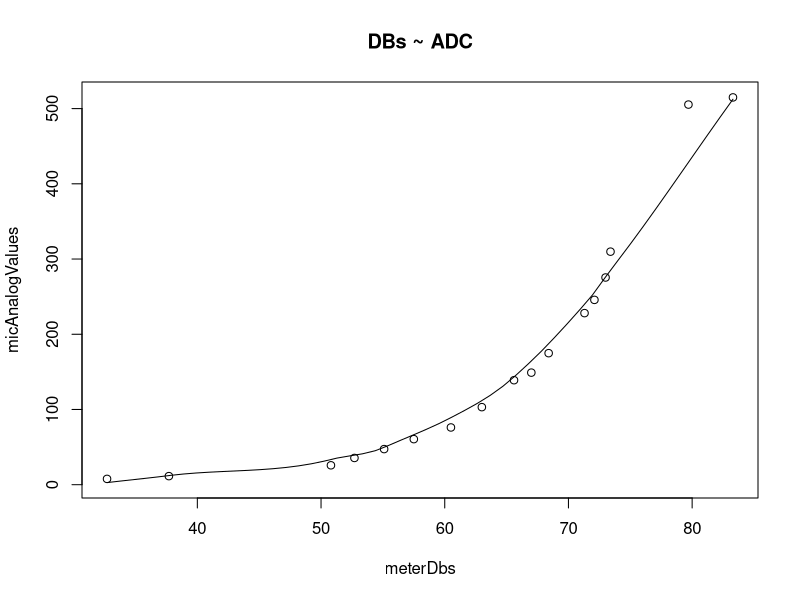
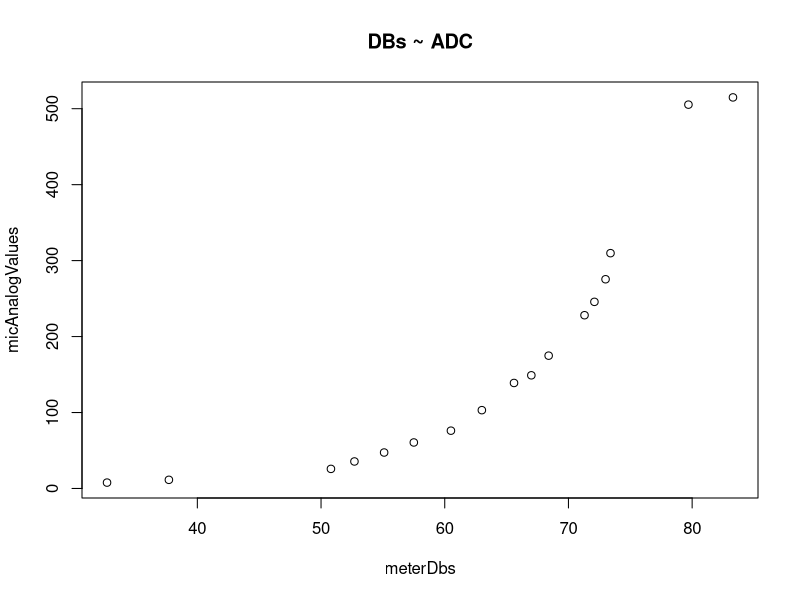

Here is the R script that generated these plots, in order: (Note: this script raises an error after producing the figures.)
rm(list = ls())

## La ganancia del módulo mic-max9814 se conecta a vcc para tener la mínina, con otras ganancias se saturaba a partir de 78dbs

## https://www.szynalski.com/tone-generator/
## 1 -> sonido ambiente
## 2 -> 1%
## 3 -> 5%
## 4 -> 7%
## 5 -> 10%
## 6 -> 13%
## 7 -> 18%
## 8 -> 25%
## 9 -> 35%
## 10 -> 50%
## 11 -> 60%
## 12 -> 70%
## 13 -> 80%
## 14 -> 90%

mean(c(512, 515, 516, 516, 515, 511, 515, 517, 518, 515, 513, 515, 515, 517, 513, 515, 508, 513, 516, 513, 515, 517, 511, 519, 517, 513, 517, 519, 517, 516, 521, 513, 515, 507))

micAnalogValues <- c(7.758621, 11.40909, 25.80556, 35.56757, 47.35897, 60.57895, 76.10526, 103.1081, 138.9167, 149, 174.8621, 228.1034, 245.7059, 275.4545, 309.8095, 505.3333, 514.8529)
meterDbs <- c(32.7, 37.7, 50.8, 52.7, 55.1, 57.5, 60.5, 63, 65.6, 67, 68.4, 71.3, 72.1, 73, 73.4, 79.7, 83.3)

scatter.smooth(x = meterDbs, y = micAnalogValues, main = "DBs ~ ADC")
plot(x = meterDbs, y = micAnalogValues, main = "DBs ~ ADC")

cor(meterDbs, micAnalogValues)
lm(meterDbs ~ micAnalogValues)

ADC <- micAnalogValues

## Ajustado a ojo
Dbs <- (ADC) * 0.07447 + 39.82947

1 / 0.07447

scatter.smooth(x = meterDbs, y = dbs, main = "DBs ~ ADC")
plot(1:length(dbs), y = dbs)

## Call:
##     lm(formula = meterDbs ~ micAnalogValues)

## Coefficients:
##     (Intercept)  micAnalogValues
## 49.82947          0.07447


d <- ## output de consola serial
  plot(d, type = "l")

## https://circuitdigest.com/microcontroller-projects/arduino-sound-level-measurement/
## ADC = (11.003* dB) – 83.2073
## (ADC+83.2073) / 11.003
